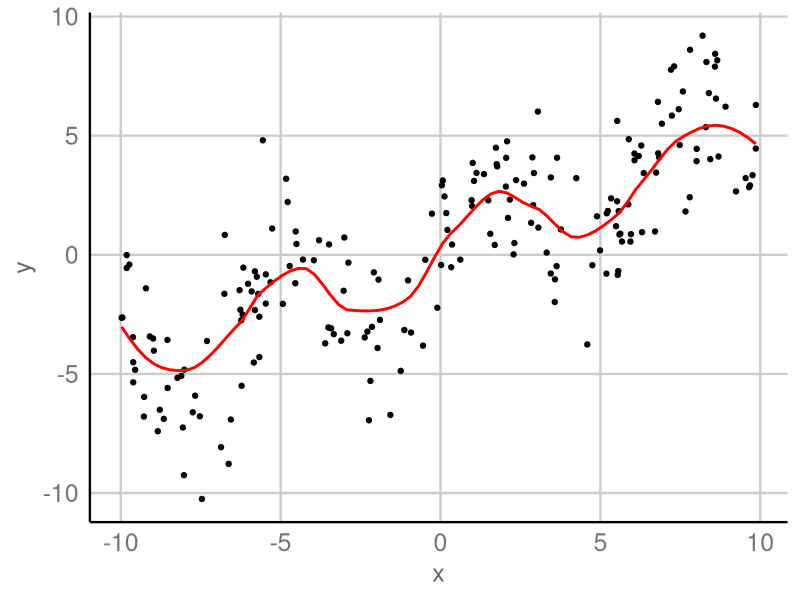
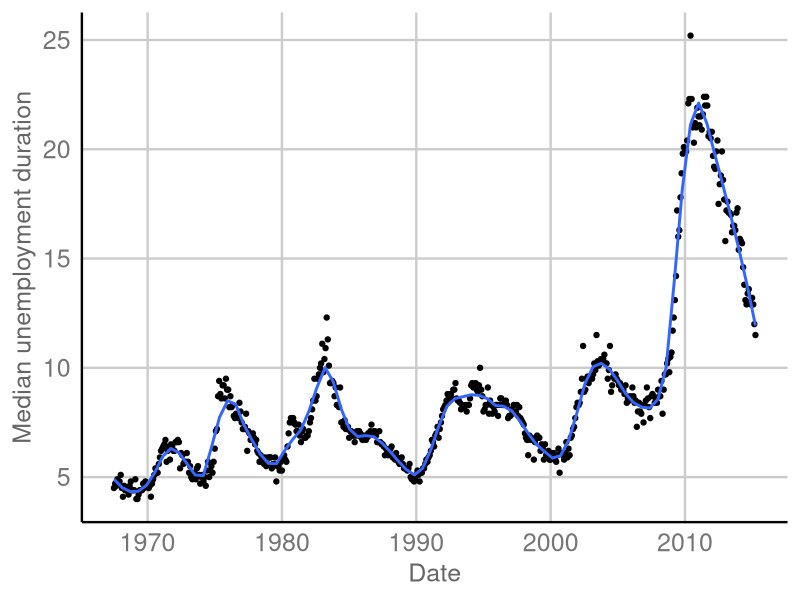
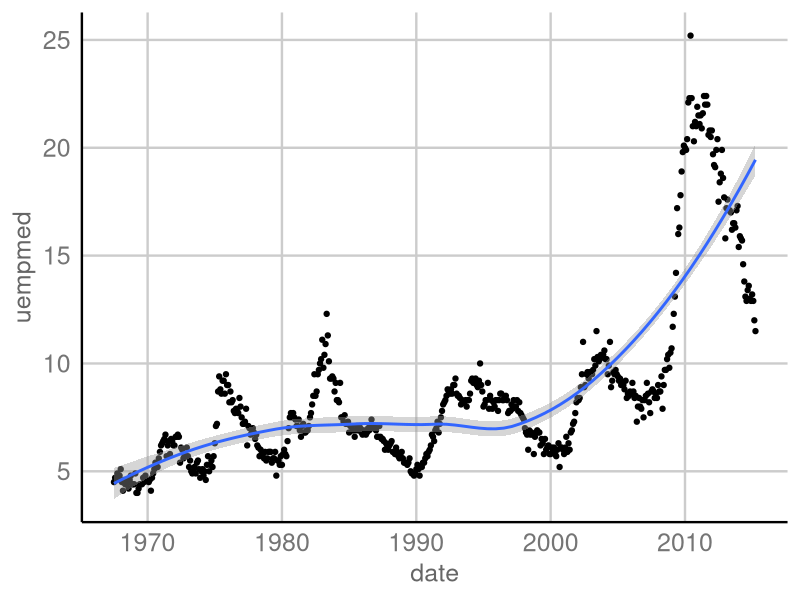
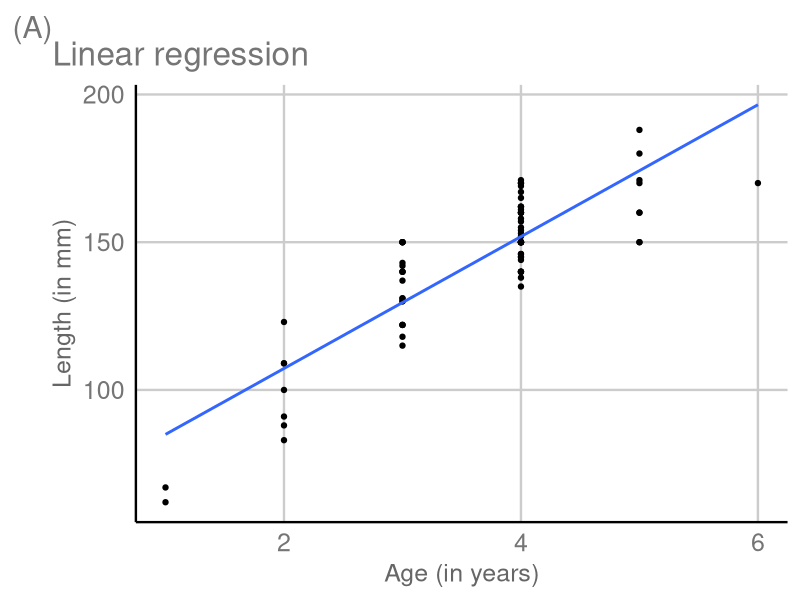
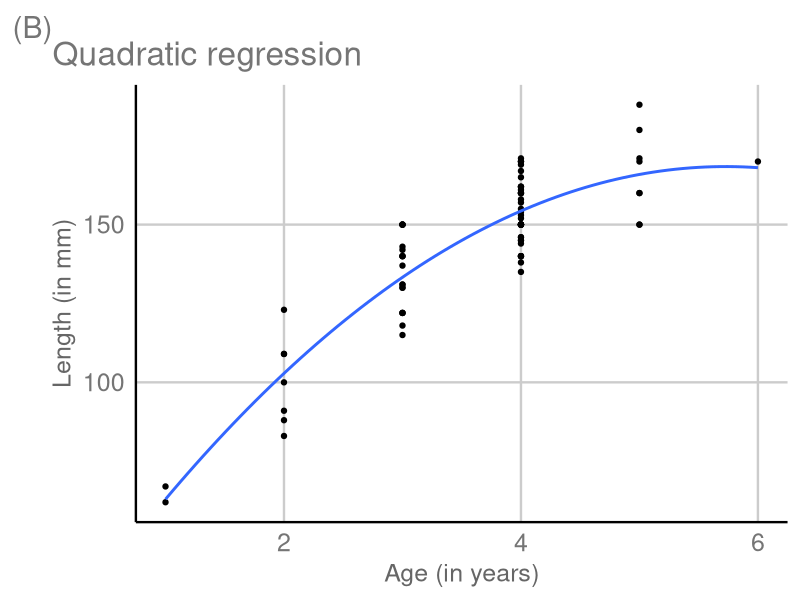
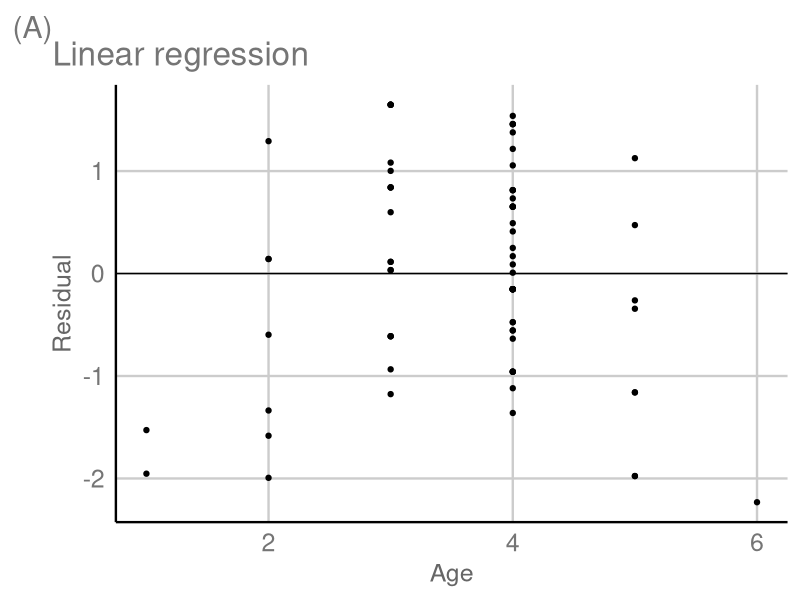
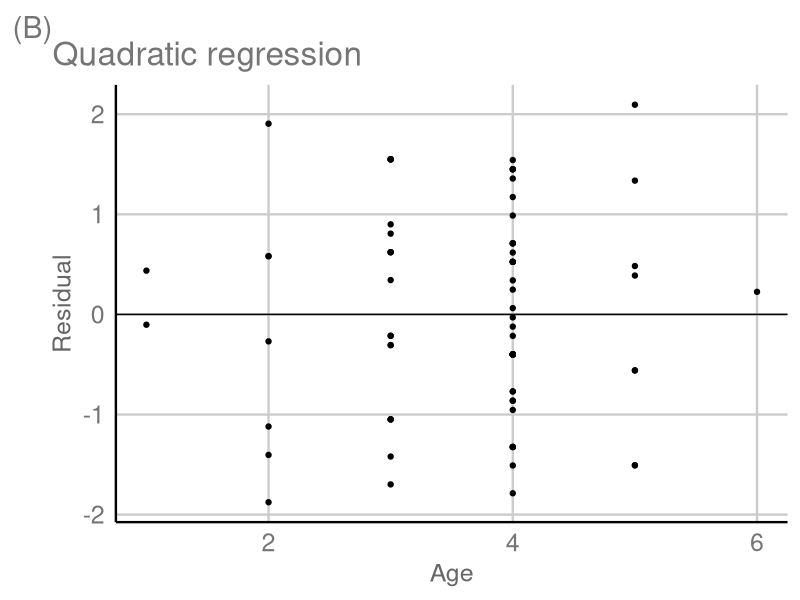
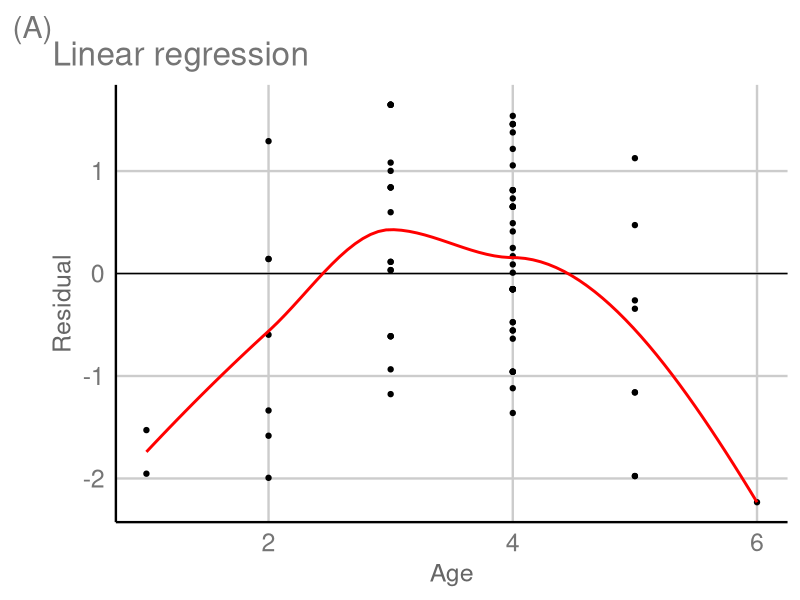

These charts were generated, in order, by the following R code: (Note: this script raises an error after producing the figures.)
## ---- chunk 1
current_file <- knitr::current_input()
## ---- chunk 2
library(tidyverse)
library(colorspace)
library(patchwork)
library(gganimate)
library(broom)
options(width = 200)
knitr::opts_chunk$set(
  fig.path = "images/week8B/",
  fig.width = 6,
  fig.height = 6,
  fig.align = "center",
  dev.args = list(bg = 'transparent'),
  #out.width = "100%",
  fig.retina = 3,
  echo = FALSE,
  warning = FALSE,
  message = FALSE,
  cache = TRUE,
  cache.path = "cache/week8/"
)
theme_set(ggthemes::theme_gdocs(base_size = 18) +
            theme(plot.background = element_rect(fill = 'transparent', colour = NA), axis.line.y = element_line(color = "black", linetype = "solid"),
                  plot.title.position = "plot",
                  plot.title = element_text(size = 24),
                  panel.background  = element_rect(fill = 'transparent', colour = NA),
                  legend.background = element_rect(fill = 'transparent', colour = NA),
                  legend.key        = element_rect(fill = 'transparent', colour = NA)
                  ) )
## ---- chunk 3

## ---- chunk 4
df2 <- tibble(id = 1:200) %>% 
  mutate(x = runif(n(), -10, 10),
         y = 0.5 * x + 3 * sin(x) + rnorm(n(), 0, 2))

## ---- chunk 5
ggplot(df2, aes(x, y)) +
  geom_point() +
  geom_smooth(se = FALSE, color = "red",
              # note "loess" doesn't take method.args! 
              # looks like a BUG in ggplot2
              method = stats::loess, size = 1,
              method.args = list(span = 0.4)) 
## ---- chunk 6
fits <- tibble(span = seq(.1, 1, .05)) %>%
  rowwise() %>%
  do(mutate(augment(loess(y ~ x, df2, span = .$span)),
            span = .$span))

p <- ggplot(fits, aes(x, y)) +
  geom_point() +
  geom_line(aes(y = .fitted), color = "red", size = 1.2) +
  labs(title = 'span = {closest_state}')

p + transition_states(
    span,
    transition_length = 2,
    state_length = 1
  )
## ---- chunk 7
dat <- df2 %>%
  crossing(center = unique(df2$x)) %>%
  mutate(dist = abs(x - center)) %>%
  filter(rank(dist) / n() <= .4) %>%
  mutate(weight = (1 - (dist / max(dist)) ^ 3) ^ 3) %>% 
  arrange(x, center)
p <- ggplot(dat, aes(x, y)) +
  geom_point(data = df2, color = "gray") +
  geom_point(aes(alpha = weight), color = "#6600cc") +
  geom_smooth(data = df2,
              se = FALSE, color = "red",
              method = stats::loess, size = 1,
              method.args = list(span = 0.4)) +
  geom_smooth(aes(group = center, weight = weight), method = stats::lm, se = FALSE, formula = y ~ poly(x, 2)) +
  geom_vline(aes(xintercept = center), lty = 2) +
  labs("span = 0.4") +
  guides(alpha = FALSE)#+
  #ggforce::facet_wrap_paginate(~center, nrow = 3, ncol = 3)
p + transition_states(center, 
                      transition_length = 1, 
                      state_length = 1)
## ---- chunk 8
data(economics, package = "ggplot2")
skimr::skim(economics)
## ---- chunk 9
ggplot(economics, aes(date, uempmed)) + 
  geom_point() +
  geom_smooth(method = loess, se = FALSE,
              method.args = list(span = 0.1)) +
  labs(x = "Date", y = "Median unemployment duration")
## ---- chunk 10

## ---- chunk 11
fit <- economics %>% 
          mutate(index = 1:n()) %>% 
          loess(uempmed ~ index, #<<
                data = ., #<<
                span = 0.75, #<<
                degree = 2) #<<
## ---- chunk 12
ggplot(economics, aes(date, uempmed)) +
  geom_point() + 
  geom_smooth(method = loess,  #<<
              method.args = list(span = 0.75, #<<
                                 degree = 2)) #<<
## ---- chunk 13
bg_df <- read.table(here::here("data/bluegills.txt"),
           header = TRUE)
skimr::skim(bg_df)
## ---- chunk 14
ggplot(bg_df, aes(age, length)) + 
  geom_point() +
  geom_smooth(method = lm, se = FALSE) +
  labs(tag = "(A)", title = "Linear regression", x = "Age (in years)", y = "Length (in mm)")
## ---- chunk 15
ggplot(bg_df, aes(age, length)) + 
  geom_point() +
  geom_smooth(method = lm, se = FALSE,
              formula = y ~ poly(x, 2)) +
  labs(tag = "(B)", title = "Quadratic regression",
       x = "Age (in years)", y = "Length (in mm)")
## ---- chunk 16

## ---- chunk 17
fit1 <- lm(length ~ age, data = bg_df)
fit2 <- lm(length ~ poly(age, 2), data = bg_df)
df1 <- augment(fit1)
df2 <- mutate(augment(fit2), age = bg_df$age)
summary(fit1)
summary(fit2)
## ---- chunk 18
ggplot(df1, aes(age, .std.resid)) + 
  geom_point() +
  geom_hline(yintercept = 0) +
  labs(x = "Age", y = "Residual",
       tag = "(A)", title = "Linear regression")
## ---- chunk 19
ggplot(df2, aes(age, .std.resid)) + 
  geom_point() +
  geom_hline(yintercept = 0) +
  labs(x = "Age", y = "Residual",
       tag = "(B)", title = "Quadratic regression")
## ---- chunk 20

## ---- chunk 21
ggplot(df1, aes(age, .std.resid)) + 
  geom_point() +
  geom_hline(yintercept = 0) +
  labs(x = "Age", y = "Residual",
       tag = "(A)", title = "Linear regression") +
  geom_smooth(method = loess, color = "red",
              se = FALSE)
## ---- chunk 22
ggplot(df2, aes(age, .std.resid)) + 
  geom_point() +
  geom_hline(yintercept = 0) +
  labs(x = "Age", y = "Residual",
       tag = "(B)", title = "Quadratic regression") +
  geom_smooth(method = loess, color = "red",
              se = FALSE)
## ---- chunk 23

## ---- chunk 24
data(cleveland.soil, package = "agridat")
skimr::skim(cleveland.soil)
## ---- chunk 25
ggplot(cleveland.soil, aes(easting, northing)) +
  geom_point()
## ---- chunk 26
library(lattice)
cloud(resistivity ~ easting * northing, pch = ".", data = cleveland.soil)
## ---- chunk 27

## ---- chunk 28
library(lattice)
xyplot(resistivity ~ northing | equal.count(easting, 12),
       data = cleveland.soil, cex = 0.2,  
       type = c("p", "smooth"), col.line = "red", 
       col = "gray", lwd = 2)
## ---- chunk 29
ggplot(cleveland.soil, aes(northing, resistivity)) +
  geom_point(color = "gray") + 
  geom_smooth(method = "loess", color = "red", se = FALSE) +
  facet_wrap(~ cut_number(easting, 12))
## ---- chunk 30
